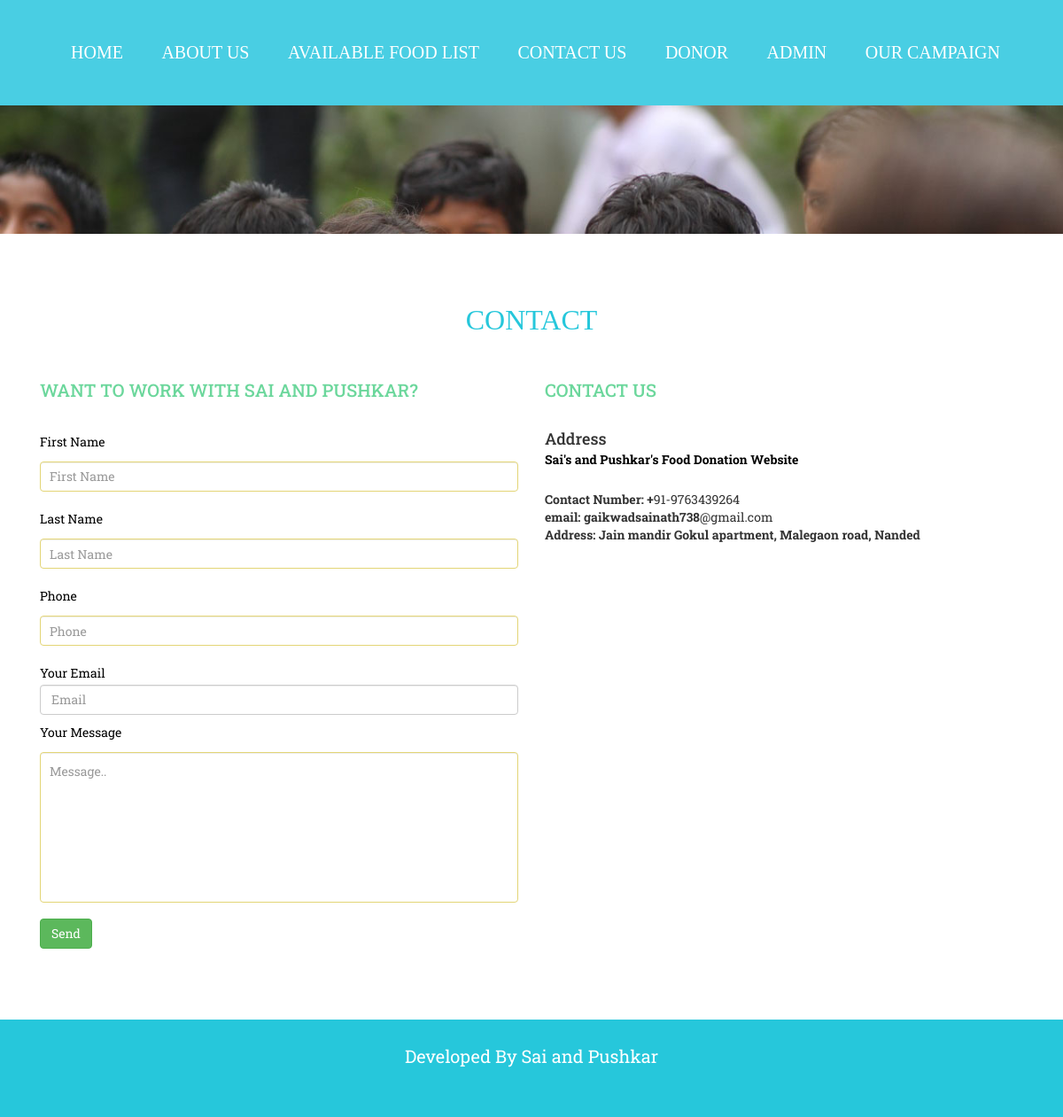
The page /contact.php on the database its author committed.
### tables this page shows
CREATE TABLE `tblpages` (
  `ID` int(11) NOT NULL,
  `PageType` varchar(200) DEFAULT NULL,
  `PageTitle` mediumtext DEFAULT NULL,
  `PageDescription` mediumtext DEFAULT NULL,
  `UpdationDate` timestamp NULL DEFAULT NULL ON UPDATE current_timestamp()
);

### contact.php (the view, shortened to what this page needs)
<!DOCTYPE html>
<html>
<head>
    <link href="css/bootstrap.css" rel='stylesheet' type='text/css' />
    <link href="css/style.css" rel="stylesheet" type="text/css" media="all" />
</head>
<body>
    <?php include_once("includes/header.php"); ?>
    <div class="banner page-head">
    </div>
    <div class="contact">
        <div class="container">
            <div class="contact-header">
                <h3>CONTACT</h3>
            </div>
            <div class="contact-gds">
                <div class="col-md-6 contact-top">
                    <h3>Want to work with Sai and Pushkar?</h3>
                    <form action="#" method="post">
                        <div class="con-text">
                            <span>First Name </span>
                            <input type="text" class="form-control" placeholder="First Name" required="" name="fname">
                        </div>
                        <div class="con-text">
                            <span>Last Name </span>
                            <input type="text" class="form-control" placeholder="Last Name" required="" name="lname">
                        </div>
                        <div class="con-text">
                            <span>Phone </span>
                            <input type="text" class="form-control" placeholder="Phone" required="" name="phone"
                                pattern="[0-9]+" maxlength="10">
                        </div>
                        <div class="con-text">
                            <span>Your Email </span>
                            <input type="email" class="form-control" placeholder="Email" required="" name="email">
                        </div>
                        <div class="con-text">
                            <span>Your Message</span>
                            <textarea class="form-control" rows="3" placeholder="Message.." required=""
                                name="message"></textarea>
                        </div>
                        <button type="submit" class="btn btn-success" type="submit" name="submit">Send</button>
                </div>
                <div class="col-md-6 contact-top">
                    <?php
                    $ret = mysqli_query($con, "select * from tblpages where PageType='contactus' ");
                    while ($row = mysqli_fetch_array($ret)) {
                    ?>
                    <h3 class="info"> <?php echo $row['PageTitle']; ?></h3>
                    <h4 class="mb-lg-3 mb-2">Address </h4>
                    <p><?php echo $row['PageDescription']; ?></p>
                </div><?php } ?>
                <div class="clearfix"> </div>
            </div>
        </div>
    </div>
    <?php include_once("includes/footer.php"); ?>
</body>
</html>

### css/style.css (style rules this page uses)
body { margin:0; padding:0; background:#fff; font-family: 'Roboto Slab', serif; }
h1,h2,h3,h4,h5,h6 { margin:0; }
p { margin:0; }
.banner { background:url(../images/background.jpg) no-repeat 0px 0px; background-size:cover; -webkit-background-size: cover; -o-background-size: cover; -ms-background-size: cover; -moz-background-size: cover; min-height: 670px; }
.page-head { min-height: 145px !important; }
.contact { padding: 80px 0; }
.contact-header h3 { text-align: center; margin: 0; font-size: 32px; font-family: 'Droid Serif', serif; color: #26c7db; }
.contact-gds { margin-top:50px; }
.contact-top div input[type="text"],.contact-top div textarea { width: 100%; padding: 11px 10px; margin: 10px 0 18px 0; background: none; outline: none; border: 1px solid #e3d576; -webkit-appearance: none; }
.contact-top p { margin: 0 0 23px 0; color: #000; font-size: 14px; line-height: 1.8em; }
.con-text span { margin-bottom:10px; color: #000; font-size: 14px; line-height: 1.8em; }
.contact-top div textarea { height: 170px; resize: none; }
.con-text { margin-top: 0.5em; }
.contact-top h3 { text-transform:uppercase; margin: 0 0 35px 0; font-size: 20px; color: #6cd79c; }
.container:after { content: "\0020"; display: block; height: 0; clear: both; visibility: hidden; }
.clearfix:before, .clearfix:after, .row:before, .row:after { content: '\0020'; display: block; overflow: hidden; visibility: hidden; width: 0; height: 0; }
.row:after, .clearfix:after { clear: both; }
@media (max-width: 1440px) { .banner { min-height: 638px; } }
@media (max-width: 1366px) { .banner { min-height: 607px; } }
@media (max-width: 1280px) { .banner { min-height: 565px; } }

### rows shown on the page
tblpages: PageTitle "CONTACT US", PageDescription "Sai's and Pushkar's Food Donation Website Contact Number: + 91-9763439264 email: gaikwadsainath738 @gmail.com Address: Jain mandir Gokul apartment, Malegaon road, Nanded"
